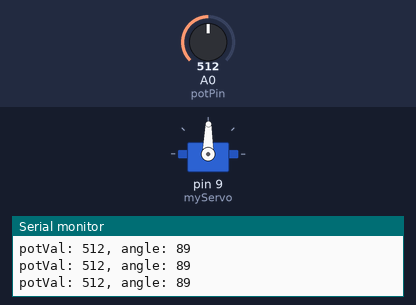
A sketch run on a simulated Arduino Uno, built with avr-gcc and run on an emulated ATmega328P. Shown: servo, the last lines printed to the serial monitor. Inputs (shaded band) come from the test bench; at power-on: A0 (potPin) = 512.

Above: at 1.2 s.
1.3 s: A0 (potPin) set to 553
At 2.0 s:
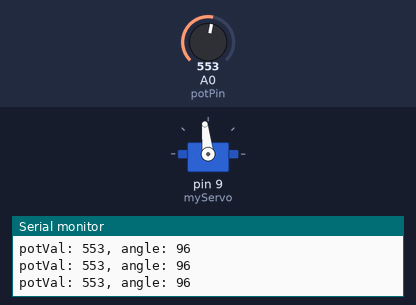
4.3 s: A0 (potPin) set to 585
At 5.3 s:
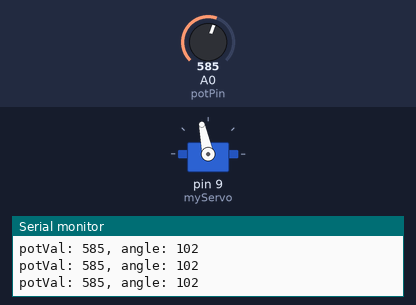
5.8 s: A0 (potPin) set to 306
At 6.7 s:
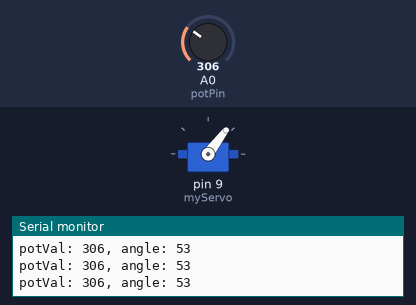
7.3 s: A0 (potPin) set to 716
At 7.8 s:
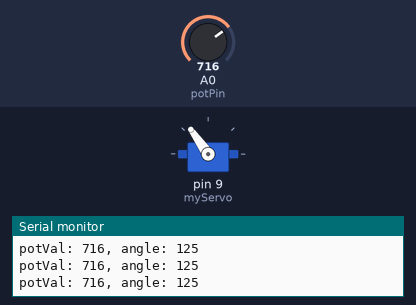
8.8 s: A0 (potPin) set to 0
At 9.4 s:
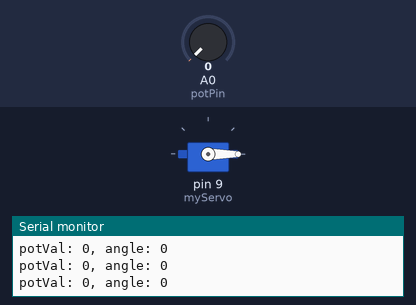
10.3 s: A0 (potPin) set to 8
At 10.8 s:
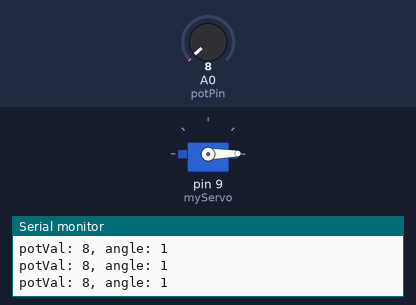
13.3 s: A0 (potPin) set to 11
Timing chart, 0 to 16.3 s (numbered marks = the images above; inputs shaded):
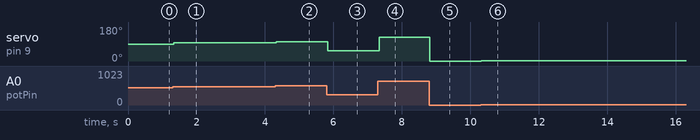

Measured:
- after the input at 1.3 s, servo on pin 9 (myServo): 89° → 96° at once
- after the input at 4.3 s, servo on pin 9 (myServo): 96° → 102° at once
- after the input at 5.8 s, servo on pin 9 (myServo): 102° → 53° at once
- after the input at 7.3 s, servo on pin 9 (myServo): 53° → 125° at once
- after the input at 8.8 s, servo on pin 9 (myServo): 125° → 0° at once
- after the input at 10.3 s, servo on pin 9 (myServo): 0° → 1° at once

The sketch:

4_basic-servo.ino
```cpp
#include <Servo.h>

int const potPin = A0;

int potVal;
int angle;
Servo myServo;

void setup()
{
  myServo.attach(9);    //Indica al servo que el pwm de voltage le entra x el 9
  Serial.begin(9600);
}

void loop()
{
  potVal = analogRead(potPin);
  /* map() Cambia escala de valores de 0 hasta 1023 a 0 hasta 179
   *       que seran valores útiles para el servo
   *          10 bits voltage -> 180 º angulo
   */
  angle = map(potVal, 0, 1023, 0, 179);
  Serial.print("potVal: ");
  Serial.print(potVal);
  Serial.print(", angle: ");
  Serial.println(angle);

  myServo.write(angle);   //El servo se mueve a la posicion indicada
  delay(15);
}
```
